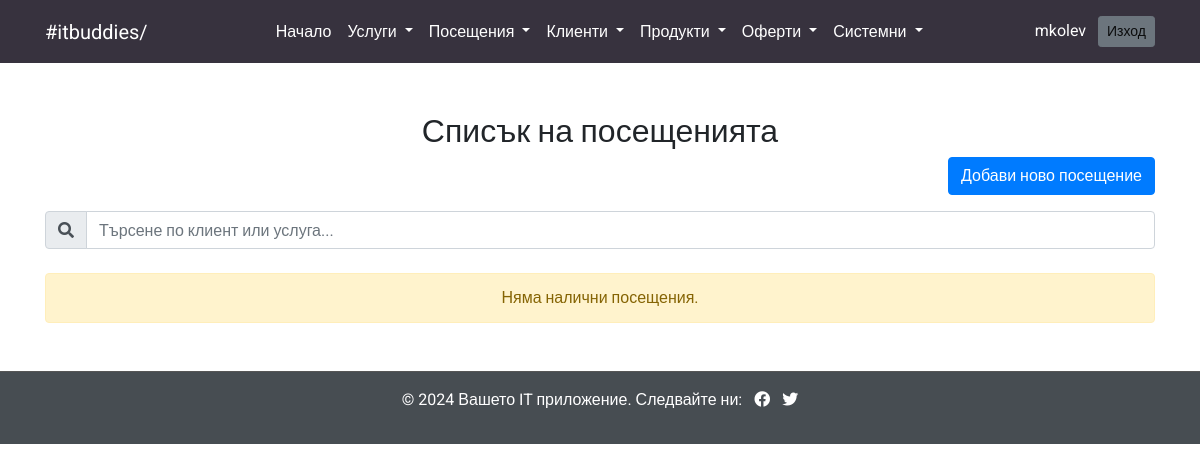
Page /visits/list (signed in) on the earlier database version.
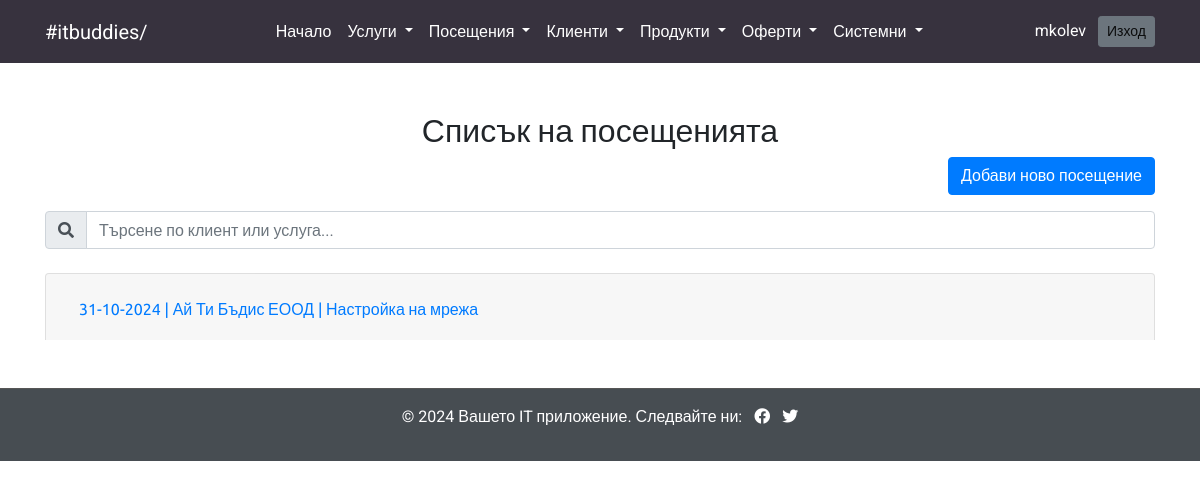
Same page on the later database version.
### models.py (models this page shows, shortened)
class User(db.Model, UserMixin):
    id = db.Column(db.Integer, primary_key=True)
    username = db.Column(db.String(100), unique=True, nullable=False)
    password = db.Column(db.String(255), nullable=False)
    role = db.Column(db.String(50))  # Роля по подразбиране

class Visit(db.Model):
    id = db.Column(db.Integer, primary_key=True)
    client_id = db.Column(db.Integer, db.ForeignKey('client.id'), nullable=False)  # Външна връзка към клиента
    service_id = db.Column(db.Integer, db.ForeignKey('service.id'), nullable=False)
    duration = db.Column(db.Float, nullable=False)  # Продължителност в часове
    notes = db.Column(db.String(200), nullable=True)
    visit_date = db.Column(db.DateTime, default=datetime.utcnow)  # Дата на посещението
    employee_id = db.Column(db.Integer, db.ForeignKey('employee.id'), nullable=False)  # Свързване с модела за служители
    employee = db.relationship('Employee', backref='visits')  # Релация
    service = db.relationship('Service', backref='visits')  # Връзка към Service

class Client(db.Model):
    id = db.Column(db.Integer, primary_key=True)
    name = db.Column(db.String(100), nullable=False)
    vat = db.Column(db.String(15), nullable=False)
    address = db.Column(db.String(100), nullable=True)
    mol = db.Column(db.String(100), nullable=False)
    email = db.Column(db.String(100), nullable=True)  # Опционално поле за имейл
    phone = db.Column(db.String(15), nullable=True)  # Опционално поле за телефон
    visits = db.relationship('Visit', backref='client', lazy=True)  # Връзка към Visit

class Service(db.Model):
    id = db.Column(db.Integer, primary_key=True)
    name = db.Column(db.String(100), nullable=False)
    description = db.Column(db.String(200), nullable=True)
    price = db.Column(db.Float, nullable=False)

### routes/visits.py (the view)
@visits_bp.route('/list')
@login_required
def list_visits():
    visits = db.session.query(Visit).options(
        selectinload(Visit.client),
        selectinload(Visit.service),
        selectinload(Visit.employee)
    ).all()
    total_amount = 0
    for visit in visits:
        if visit.service.price is not None and visit.duration is not None:
            visit_total = visit.duration * visit.service.price
            total_amount += visit_total  # Събиране на таксите
    return render_template('list_visits.html', visits=visits, total_amount=total_amount)

### app.py (called while the page is built)
@login_manager.user_loader
def load_user(user_id):
    return User.query.get(int(user_id))

### templates/list_visits.html (shortened to what this page needs)
{% include 'header.html' %}
{% include 'navbar.html' %}
<main class="container my-5">
    <h2 class="text-center">Списък на посещенията</h2>
    <div class="text-right mb-3">
        <a href="{{ url_for('visits.add_visit') }}" class="btn btn-primary">Добави ново посещение</a>
    </div>
    <div class="mb-4">
        <div class="input-group">
            <div class="input-group-prepend">
                <span class="input-group-text"><i class="fas fa-search"></i></span>
            </div>
            <input type="text" id="filter" class="form-control" placeholder="Търсене по клиент или услуга..." onkeyup="filterTable()">
        </div>
    </div>
    {% if visits %}
    <div class="accordion" id="visitAccordion">
        {% for visit in visits %}
        <div class="card">
            <div class="card-header" id="heading{{ visit.id }}">
                <h2 class="mb-0">
                    <button class="btn btn-link collapsed" type="button" data-toggle="collapse" data-target="#collapse{{ visit.id }}" aria-expanded="false" aria-controls="collapse{{ visit.id }}">
                        <span class="service-date">{{ visit.visit_date.strftime('%d-%m-%Y') }}</span> | <span class="client-name">{{ visit.client.name }}</span> | <span class="service-name">{{ visit.service.name }}</span>
                    </button>
                </h2>
            </div>
        </div>
        {% endfor %}
    </div>
    {% else %}
    <div class="alert alert-warning text-center" role="alert">
        Няма налични посещения.
    </div>
    {% endif %}
</main>
{% include 'footer.html' %}

### templates/header.html (shortened to what this page needs)
<!DOCTYPE html>
<html lang="bg">
<head>
    <link rel="stylesheet" href="https://stackpath.bootstrapcdn.com/bootstrap/4.5.2/css/bootstrap.min.css">
    <link rel="stylesheet" href="https://cdnjs.cloudflare.com/ajax/libs/font-awesome/5.15.4/css/all.min.css">
</head>
<body>

### templates/navbar.html (shortened to what this page needs)
<nav class="navbar navbar-expand-lg navbar-light bg-custom">
    <div class="container d-flex justify-content-between">
        <a class="navbar-brand text-white" href="#">#itbuddies/</a>
        <div class="collapse navbar-collapse justify-content-center" id="navbarNav">
            <ul class="navbar-nav">
                <li class="nav-item">
                    <a class="nav-link text-white" href="{{ url_for('index') }}">Начало</a>
                </li>
                <li class="nav-item dropdown">
                    <a class="nav-link dropdown-toggle text-white" href="#" id="servicesDropdown" role="button" data-toggle="dropdown" aria-haspopup="true" aria-expanded="false">
                        Услуги
                    </a>
                </li>
                <li class="nav-item dropdown">
                    <a class="nav-link dropdown-toggle text-white" href="#" id="visitsDropdown" role="button" data-toggle="dropdown" aria-haspopup="true" aria-expanded="false">
                        Посещения
                    </a>
                </li>
                <li class="nav-item dropdown">
                    <a class="nav-link dropdown-toggle text-white" href="#" id="clientsDropdown" role="button" data-toggle="dropdown" aria-haspopup="true" aria-expanded="false">
                        Клиенти
                    </a>
                </li>
                <li class="nav-item dropdown">
                    <a class="nav-link dropdown-toggle text-white" href="#" id="productsDropdown" role="button" data-toggle="dropdown" aria-haspopup="true" aria-expanded="false">
                        Продукти
                    </a>
                </li>
                <li class="nav-item dropdown">
                    <a class="nav-link dropdown-toggle text-white" href="#" id="productsDropdown" role="button" data-toggle="dropdown" aria-haspopup="true" aria-expanded="false">
                        Оферти
                    </a>
                </li>
                <li class="nav-item dropdown">
                    <a class="nav-link dropdown-toggle text-white" href="#" id="systemDropdown" role="button" data-toggle="dropdown" aria-haspopup="true" aria-expanded="false">
                        Системни
                    </a>
                </li>
            </ul>
        </div>
        <span class="navbar-text text-white">
            {% if current_user.is_authenticated %}
                {{ current_user.username }}
                <a href="{{ url_for('auth.logout') }}" class="btn btn-secondary btn-sm ml-2">Изход</a>
            {% endif %}
        </span>
    </div>
</nav>

### templates/footer.html
<footer class="bg-dark text-white text-center py-3" style="opacity: 0.9; border-top: 1px solid #444;">
    <p>© 2024 Вашето IT приложение. Следвайте ни:
        <a href="https://facebook.com" class="text-white ml-2"><i class="fab fa-facebook"></i></a>
        <a href="https://twitter.com" class="text-white ml-2"><i class="fab fa-twitter"></i></a>
    </p>
</footer>
</body>
</html>

### templates/header.html (style rules this page uses)
body { font-family: "Roboto", sans-serif; }
h1, h2, h3, h4, h5, h6 { font-family: "Ubuntu", sans-serif; }
.bg-custom { background-color: #37323E; color: #ffffff; }

Differences in the rows shown:
added Visit: visit_date "31-10-2024", client.name "Ай Ти Бъдис ЕООД", service.name "Настройка на мрежа"
Other differences:
text no longer shown: "Няма налични посещения."
